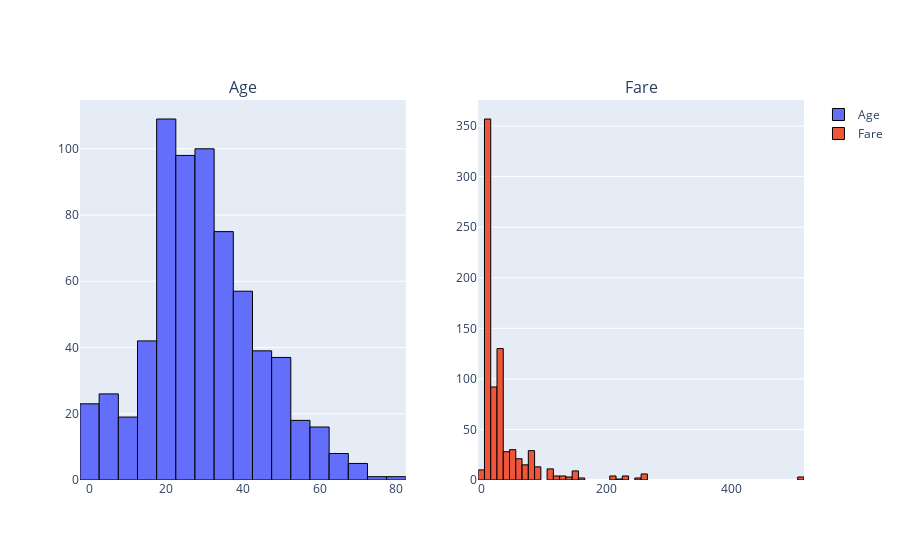

The notebook cell saved with this chart:
### Code cell
import plotly.subplots as sp
import plotly.graph_objects as go
fig = sp.make_subplots(rows = 1 , cols = len(num_cols) , subplot_titles= num_cols)
for i , col in enumerate(num_cols) :
    fig.add_trace(go.Histogram(x = df[col], name= col , marker= dict(line= dict(color= 'black', width= 1)))
                  , row = 1 , col = i + 1) 

fig.show()

### Figure 1 — Plotly figure (JSON) as saved in the notebook; plotly's stock layout.template omitted (floating-point values rounded to 4 significant figures; data arrays with more than 128 entries replaced by an {"elided": "..."} marker saying what was removed)
{"data": [{"marker": {"line": {"color": "black", "width": 1}}, "name": "Age", "type": "histogram", "x": {"elided": "778 float values"}, "xaxis": "x", "yaxis": "y"}, {"marker": {"line": {"color": "black", "width": 1}}, "name": "Fare", "type": "histogram", "x": {"elided": "778 float values"}, "xaxis": "x2", "yaxis": "y2"}], "layout": {"annotations": [{"font": {"size": 16}, "showarrow": false, "text": "Age", "x": 0.225, "xanchor": "center", "xref": "paper", "y": 1, "yanchor": "bottom", "yref": "paper"}, {"font": {"size": 16}, "showarrow": false, "text": "Fare", "x": 0.775, "xanchor": "center", "xref": "paper", "y": 1, "yanchor": "bottom", "yref": "paper"}], "xaxis": {"anchor": "y", "domain": [0, 0.45]}, "xaxis2": {"anchor": "y2", "domain": [0.55, 1]}, "yaxis": {"anchor": "x", "domain": [0, 1]}, "yaxis2": {"anchor": "x2", "domain": [0, 1]}}}
